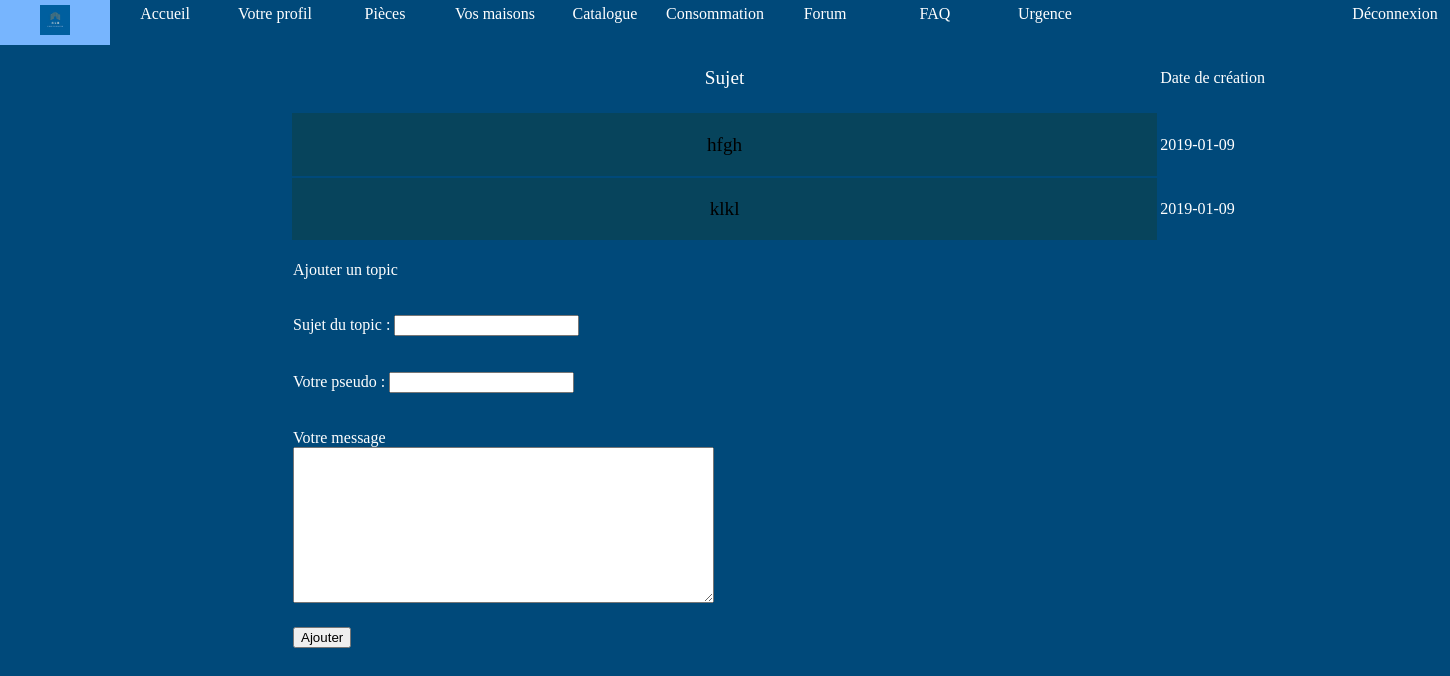
Before: /index.php?action=forum (signed in) with the older database file.
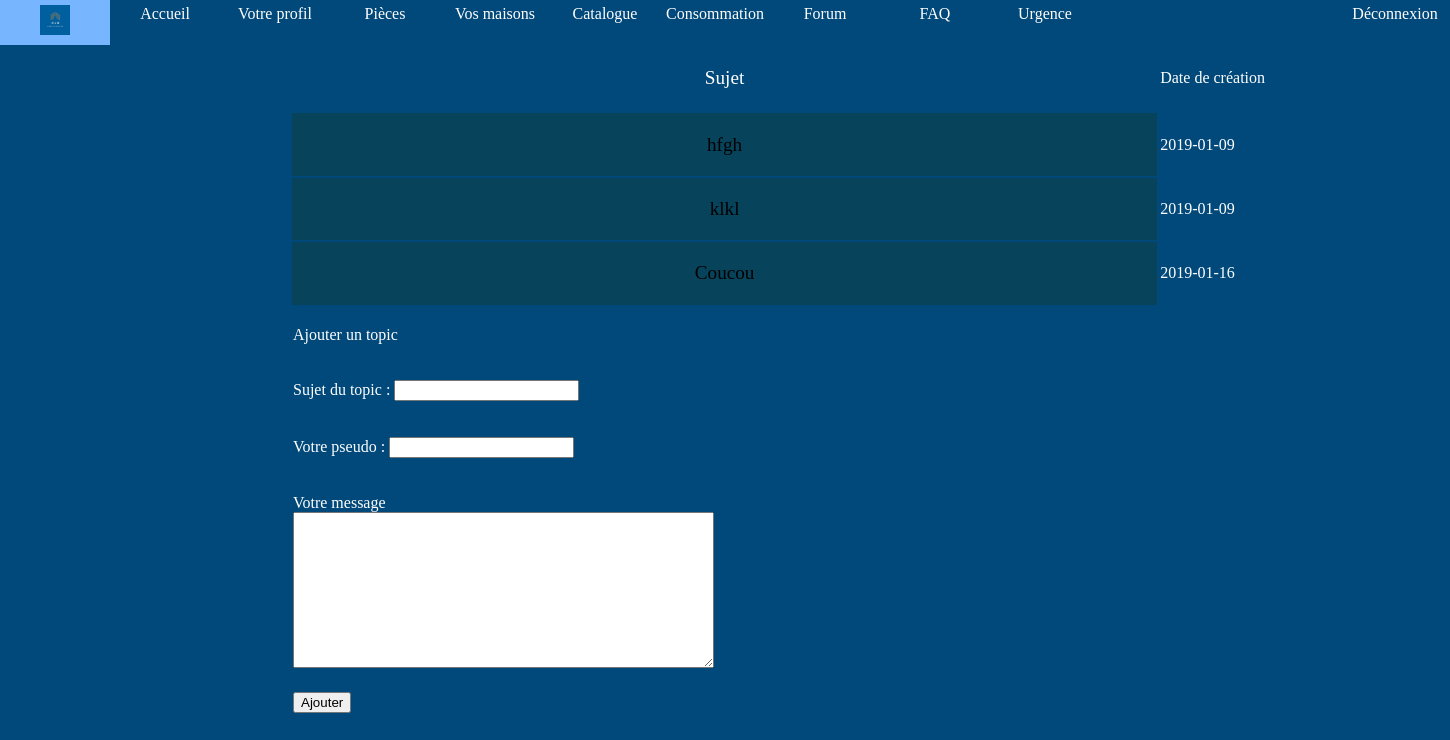
After: the same page with the newer database file.
### tables this page shows
CREATE TABLE `forumtopic` (
  `idTopic` int(11) NOT NULL,
  `name` varchar(255) NOT NULL,
  `creationDate` date NOT NULL
);

### controllers/controller.php (called while the page is built, shortened)
<?php
require "models/model.php";
function seeForum()
 {
    $topics =getTopicList()->fetchAll();
    require "views/forum.php";
 }

### models/model.php (called while the page is built, shortened)
<?php
function getTopicList(){
    $db = dbConnect();
    $req = $db->prepare("SELECT * FROM forumtopic ");
	$req->execute();
    return $req;
}

### views/forum.php (the view, shortened to what this page needs)
<!DOCTYPE html>
<html>
<head>
    <link rel="stylesheet" type="text/css" href="designs/css/forum.css" />
</head>
<body>
	<header>
      <?php include("header.php"); ?>
  </header>
    <table>
    <tr>
        <td class="sujet1">
            <p>Sujet</p>
        </td>
        <td class="date">
            <p>Date de création</p>
        </td>
    </tr>
    </table>
  <table>
    <?php foreach($topics as $topic) { ?>
    <tr>
        <td class="sujet">
            <p><a href="index.php?action=messageForum&amp;idTopic=<?= $topic["idTopic"];?>"><?= $topic["name"];?></a></p>
        </td>
        <td class="date">
            <p><?= $topic["creationDate"];?></p>
        </td>
    </tr>
    <?php } ?>
  </table>
    <table id="ajout">
    <tr>
        <td>
            <p id='sujet'>Ajouter un topic </p>
        </td>
    </tr>
    <tr>
        <form method="post" action="index.php?action=addTopic">
            <td>
                <p>
                    <label for="subject">Sujet du topic</label> : <input type="text" name="subject" id="subject" />
                </p>
            </td>
        </tr>
        <tr>
            <td>
                <p>
                    <label for="pseudo">Votre pseudo</label> : <input type="text" name="pseudo" id="pseudo" />
                </p>
            </td>
        </tr>
        <tr>
            <td>
                <p>
                    <label for="message">Votre message</label><br />
                    <textarea name="message" id="message" rows="10" cols="50"></textarea>
                </p>
            </td>
        </tr>
        <tr>
            <td>
                <div id="repondre">
                    <input type="submit" value="Ajouter" />
                </div>
            </td>
        </tr>
    </table>
</body>

Changed rows visible on the page:
added forumtopic: name "Coucou", creationDate "2019-01-16"
